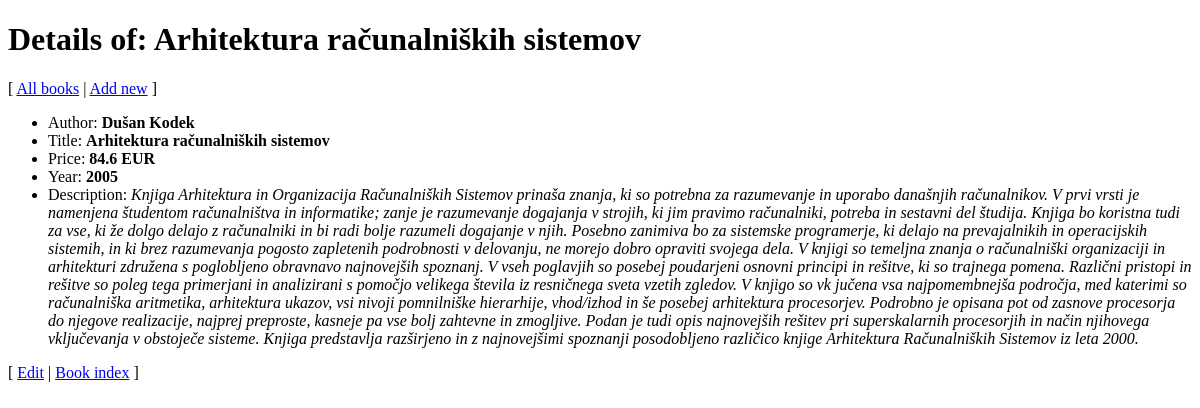
The page /books/2 on the database its author committed.
### tables this page shows
CREATE TABLE `book` (
  `id` int(11) NOT NULL AUTO_INCREMENT,
  `author` varchar(255) NOT NULL,
  `title` varchar(255) NOT NULL,
  `description` text NOT NULL,
  `price` float NOT NULL,
  `year` int NOT NULL,
  PRIMARY KEY (`id`)
);

### ViewHelper.php (called while the page is built, shortened)
<?php
class ViewHelper {
    public static function render($file, $variables = array()) {
        extract($variables);
        include($file);
        return ob_get_clean();
    }
}

### model/DB.php (called while the page is built, shortened)
<?php
class DBInit {
    private static $host = "localhost";
    private static $user = "root";
    private static $password = "ep";
    private static $schema = "bookstore";
    private static $instance = null;
    public static function getInstance() {
        if (!self::$instance) {
            $config = "mysql:host=" . self::$host
                    . ";dbname=" . self::$schema;
            $options = array(
                PDO::ATTR_ERRMODE => PDO::ERRMODE_EXCEPTION,
                PDO::ATTR_DEFAULT_FETCH_MODE => PDO::FETCH_ASSOC,
                PDO::ATTR_PERSISTENT => true,
                PDO::MYSQL_ATTR_INIT_COMMAND => 'SET NAMES utf8'
            );
            self::$instance = new PDO($config, self::$user, self::$password, $options);
        }
        return self::$instance;
    }
}

### model/AbstractDB.php (called while the page is built, shortened)
<?php
require_once 'model/DB.php';
abstract class AbstractDB {
    protected static $dbh = null;
    public static function getConnection() {
        if (is_null(self::$dbh)) {
            self::$dbh = DBInit::getInstance();
        }
        return self::$dbh;
    }
    public static function query($sql, array $params = []) {
        $stmt = self::getConnection()->prepare($sql);
        $params_filtered = self::filterParams($sql, $params);
        $stmt->execute($params_filtered);
        return $stmt->fetchAll();
    }
    protected static function filterParams($sql, array $params) {
        $params_altered = self::alterKeys($params);
        $sql_split = preg_split("/[\(\) ,]/", $sql);
        $sql_params = array_values(preg_grep('/^:/', $sql_split));
        $result = array();
        foreach ($sql_params as $key => $value) {
            if (isset($params_altered[$value])) {
                $result[$value] = $params_altered[$value];
            }
        }
        return $result;
    }
    protected static function alterKeys(array $params) {
        $result = array();
        foreach ($params as $key => $value) {
            $result[':' . $key] = $value;
        }
        return $result;
    }
}

### model/BookDB.php (called while the page is built, shortened)
<?php
require_once 'model/AbstractDB.php';
class BookDB extends AbstractDB {
    public static function get(array $id) {
        $books = parent::query("SELECT id, author, title, description, price, year"
                        . " FROM book"
                        . " WHERE id = :id", $id);
        if (count($books) == 1) {
            return $books[0];
        } else {
            throw new InvalidArgumentException("No such book");
        }
    }
}

### view/book-detail.php (the view, shortened to what this page needs)
<!DOCTYPE html>
<link rel="stylesheet" type="text/css" href="<?= CSS_URL . "style.css" ?>">
<h1>Details of: <?= $title ?></h1>
<p>[
    <a href="<?= BASE_URL . "books" ?>">All books</a> |
    <a href="<?= BASE_URL . "books/add" ?>">Add new</a>
    ]</p>
<ul>
    <li>Author: <b><?= $author ?></b></li>
    <li>Title: <b><?= $title ?></b></li>
    <li>Price: <b><?= $price ?> EUR</b></li>
    <li>Year: <b><?= $year ?></b></li>
    <li>Description: <i><?= $description ?></i></li>
</ul>
<p>[ <a href="<?= BASE_URL . "books/edit/" . $id ?>">Edit</a> |
    <a href="<?= BASE_URL . "books" ?>">Book index</a> ]</p>

### index.php (shortened to what this page needs)
<?php
require_once("controller/BooksRESTController.php");
$path = isset($_SERVER["PATH_INFO"]) ? trim($_SERVER["PATH_INFO"], "/") : "";
$urls = [
    "/^books\/?(\d+)?$/" => function ($method, $id = null) {
        if ($id == null) {
            BooksController::index();
        } else {
            BooksController::get($id);
        }
    },
    "/^books\/add$/" => function ($method) {
        if ($method == "POST") {
            BooksController::add();
        } else {
            BooksController::addForm();
        }
    },
    "/^books\/edit\/(\d+)$/" => function ($method, $id) {
        if ($method == "POST") {
            BooksController::edit($id);
        } else {
            BooksController::editForm($id);
        }
    },
    "/^books\/delete\/(\d+)$/" => function ($method, $id) {
        if ($method == "POST") {
            BooksController::delete($id);
        }
    },
    "/^books\/(\d+)\/(foo|bar|baz)\/(\d+)$/" => function ($method, $id, $val, $num) {
        echo "$id, $val, $num";
    },
    "/^$/" => function () {
        ViewHelper::redirect(BASE_URL . "books");
    },
    "/^api\/books\/(\d+)$/" => function ($method, $id) {
        switch ($method) {
            case "PUT":
                BooksRESTController::edit($id);
                break;
            case "DELETE":
                BooksRESTController::delete($id);
            default:
                BooksRESTController::get($id);
                break;
        }
    },
    "/^api\/books$/" => function ($method, $id = null) {
        switch ($method) {
            case "POST":
                BooksRESTController::add();
                break;
            default:
                BooksRESTController::index();
                break;
        }
    },
];
foreach ($urls as $pattern => $controller) {
    if (preg_match($pattern, $path, $params)) {
        try {
            $params[0] = $_SERVER["REQUEST_METHOD"];
            $controller(...$params);
        } catch (InvalidArgumentException $e) {
            ViewHelper::error404();
        } catch (Exception $e) {
            ViewHelper::displayError($e, true);
        }
        exit();
    }
}

### rows shown on the page
book: title "Arhitektura računalniških sistemov", author "Dušan Kodek", price "84.6", year "2005", description "Knjiga Arhitektura in Organizacija Računalniških Sistemov prinaša znanja, ki so potrebna za razumevanje in uporabo današnjih računalnikov. V prvi vrsti je namenjena študentom računalništva in informatike; zanje je razumevanje dogajanja v strojih, ki jim pravimo računalniki, potreba in sestavni del študija. Knjiga bo koristna tudi za vse, ki že dolgo delajo z računalniki in bi radi bolje razumeli dogajanje v njih. Posebno zanimiva bo za sistemske programerje, ki delajo na prevajalnikih in operacijskih sistemih, in ki brez razumevanja pogosto zapletenih podrobnosti v delovanju, ne morejo dobro opraviti svojega dela. V knjigi so temeljna znanja o računalniški organizaciji in arhitekturi…"
